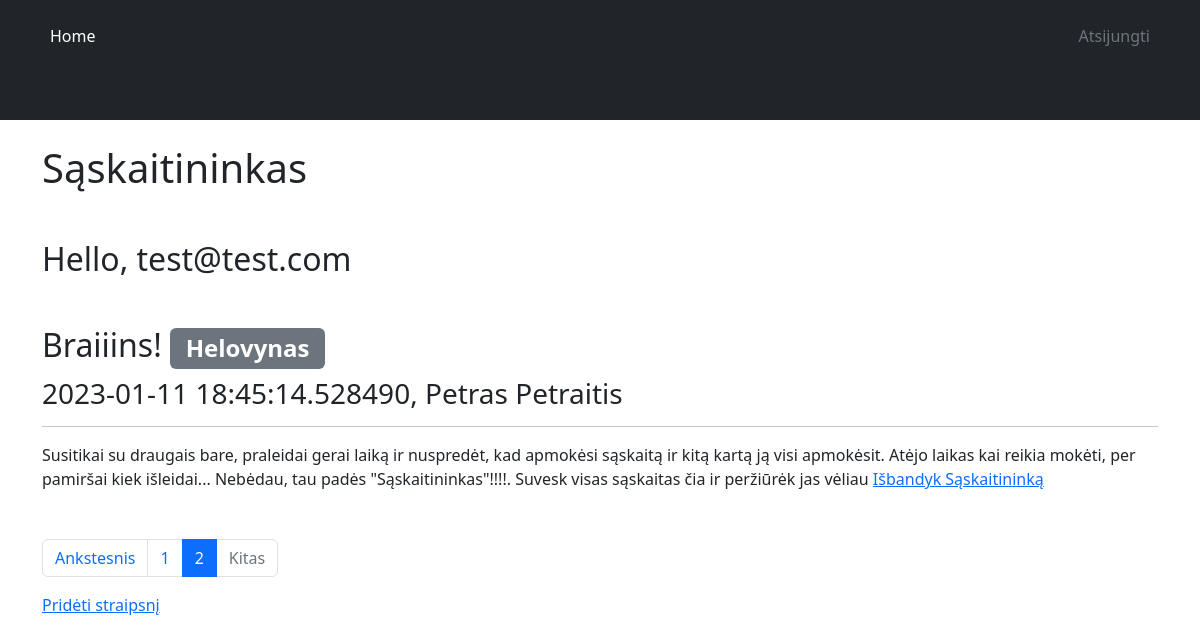
Page /?page=2 (signed in) on the committed database.
### app/models/User.py (models this page shows)
class User(db.Model, UserMixin):
    id = db.Column(db.Integer, primary_key=True)
    email = db.Column(db.String(255), unique=True, nullable=False)
    password = db.Column(db.String(255), nullable=False)
    picture = db.Column(db.String(255), nullable=False, default='default_profile.jpg')

### app/models/Articles.py (models this page shows, shortened)
class Articles(db.Model):
    id = db.Column(db.Integer, primary_key=True)
    title = db.Column(db.String(255), nullable=False)
    text = db.Column(db.Text, nullable=False)
    status = db.Column(db.Enum(StatusType), nullable=False,
                       default=StatusType.IN_REVIEW)
    date = db.Column(db.DateTime, nullable=False, default=datetime.now())
    author_id = db.Column(db.Integer, db.ForeignKey('authors.id'))
    author = db.relationship('Authors')
    tags = db.relationship('Tags', secondary=articles_tags)

### app/models/Tags.py (models this page shows, shortened)
class Tags(db.Model):
    id = db.Column(db.Integer, primary_key=True)
    name = db.Column(db.String(100), nullable=False, unique=True)

### app/models/Authors.py (models this page shows, shortened)
class Authors(db.Model):
    id = db.Column(db.Integer, primary_key=True)
    first_name = db.Column(db.String(100), nullable=False)
    last_name = db.Column(db.String(100), nullable=False)

### app/views.py (the view)
@app.route('/')
def home():
    page = request.args.get('page', 1, type=int)
    articles = Articles.query.paginate(page=page, per_page=2)
    return render_template('index.html', articles=articles, StatusType=StatusType)

### app/views.py (called while the page is built)
@login_manager.user_loader
def load_user(user_id):
    return User.query.get(user_id)

### app/templates/index.html (shortened to what this page needs)
{% extends 'base.html' %}
{% block main %}
  <h1 class="mb-5">Sąskaitininkas</h1>
    {% if current_user.is_authenticated %}
      <h2 class="mb-5">Hello, {{ current_user.email }}</h2>
    {% endif %}
  {% for article in articles %}
    <div class="mb-5">
    {% if article.status.value == StatusType.PUBLISHED.value %}
      <h2>{{ article.title }}
        {% for tag in article.tags %}
          <span class="badge bg-secondary">{{ tag.name }}</span>
        {% endfor %}
      </h2>
      <h3>{{ article.date }}, {{ article.author.first_name }} {{ article.author.last_name }}</h3>
      <hr>
      <p>Susitikai su draugais bare, praleidai gerai laiką ir nuspredėt, kad apmokėsi sąskaitą ir kitą kartą ją visi apmokėsit.
        Atėjo laikas kai reikia mokėti, per pamiršai kiek išleidai... Nebėdau, tau padės "Sąskaitininkas"!!!!. Suvesk visas sąskaitas čia ir peržiūrėk jas vėliau <a href="{{ url_for('registration') }}">Išbandyk Sąskaitininką</a>
      </p>
    {% else %}
      <h2>{{ article.title }} - <i>Publikavimas laikinai išjungtas</i>
        {% for tag in article.tags %}
          <span class="badge bg-secondary">{{ tag.name }}</span>
        {% endfor %}
      </h2>
    {% endif %}
    </div>
  {% endfor %}
    <nav aria-label="Page navigation example">
      <ul class="pagination">
          <li class="page-item {{ '' if articles.has_prev else 'disabled' }}">
              <a class="page-link" href="{{ url_for('home', page=articles.prev_num) }}">Ankstesnis</a>
            </li>
          {% for page_num in articles.iter_pages(left_edge=1, right_edge=1, left_current=1, right_current=2) %}
              {% if page_num %}
                    <li class="page-item {{ 'active' if articles.page == page_num else '' }}"><a class="page-link" href="{{ url_for('home', page=page_num) }}">{{ page_num }}</a></li>
              {% endif %}
          {% endfor %}
          <li class="page-item {{ '' if articles.has_next else 'disabled' }}">
              <a class="page-link" href="{{ url_for('home', page=articles.next_num) }}">Kitas</a>
            </li>
      </ul>
    </nav>
  {% if current_user.is_authenticated %}
  <a href="{{ url_for('add_article')}}">Pridėti straipsnį</a>
  {% endif %}
{% endblock %}

### rows in the picture
User: email "test@test.com"
Articles: title "Braiiins!", date "2023-01-11 18:45:14.528490", author.first_name "Petras", author.last_name "Petraitis"
Tags: name "Helovynas"

### other values in the picture
{{ page_num }} "1" "2"
